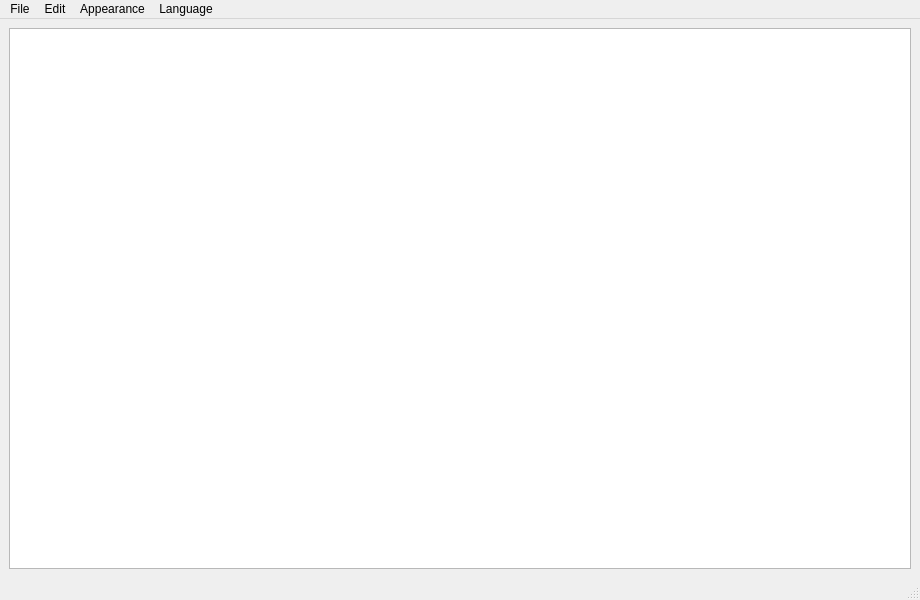
<?xml version="1.0" encoding="UTF-8"?>
<ui version="4.0">
 <class>MainWindow</class>
 <widget class="QMainWindow" name="MainWindow">
  <property name="geometry">
   <rect>
    <x>0</x>
    <y>0</y>
    <width>920</width>
    <height>600</height>
   </rect>
  </property>
  <property name="windowTitle">
   <string>MainWindow</string>
  </property>
  <widget class="QWidget" name="centralwidget">
   <layout class="QGridLayout" name="gridLayout">
    <item row="0" column="0">
     <widget class="QPlainTextEdit" name="plainTextEdit"/>
    </item>
   </layout>
  </widget>
  <widget class="QMenuBar" name="menubar">
   <property name="geometry">
    <rect>
     <x>0</x>
     <y>0</y>
     <width>920</width>
     <height>21</height>
    </rect>
   </property>
   <widget class="QMenu" name="menuFile">
    <property name="title">
     <string>File</string>
    </property>
    <addaction name="actionNew"/>
    <addaction name="actionOpen"/>
    <addaction name="separator"/>
    <addaction name="actionSave"/>
    <addaction name="actionSave_as"/>
    <addaction name="separator"/>
    <addaction name="actionPrint"/>
    <addaction name="separator"/>
    <addaction name="actionExport_PDF"/>
   </widget>
   <widget class="QMenu" name="menuEdit">
    <property name="title">
     <string>Edit</string>
    </property>
    <addaction name="actionUndo"/>
    <addaction name="actionRedo"/>
   </widget>
   <widget class="QMenu" name="menuAppearance">
    <property name="title">
     <string>Appearance</string>
    </property>
    <addaction name="actionSet_Dark_Mode"/>
    <addaction name="actionSet_Light_Mode"/>
    <addaction name="separator"/>
    <addaction name="actionChange_Font_Size"/>
   </widget>
   <widget class="QMenu" name="menuLanguage">
    <property name="title">
     <string>Language</string>
    </property>
    <addaction name="actionpt"/>
    <addaction name="actiones"/>
    <addaction name="actionfr"/>
    <addaction name="actionde"/>
    <addaction name="actionen"/>
    <addaction name="actionru"/>
   </widget>
   <addaction name="menuFile"/>
   <addaction name="menuEdit"/>
   <addaction name="menuAppearance"/>
   <addaction name="menuLanguage"/>
  </widget>
  <widget class="QStatusBar" name="statusbar"/>
  <action name="actionNew">
   <property name="text">
    <string>New</string>
   </property>
   <property name="shortcut">
    <string>Ctrl+N</string>
   </property>
  </action>
  <action name="actionOpen">
   <property name="text">
    <string>Open</string>
   </property>
   <property name="shortcut">
    <string>Ctrl+O</string>
   </property>
  </action>
  <action name="actionSave">
   <property name="text">
    <string>Save</string>
   </property>
   <property name="shortcut">
    <string>Ctrl+S</string>
   </property>
  </action>
  <action name="actionSave_as">
   <property name="text">
    <string>Save as</string>
   </property>
   <property name="shortcut">
    <string>Ctrl+Shift+S</string>
   </property>
  </action>
  <action name="actionUndo">
   <property name="text">
    <string>Undo</string>
   </property>
   <property name="shortcut">
    <string>Ctrl+Z</string>
   </property>
  </action>
  <action name="actionRedo">
   <property name="text">
    <string>Redo</string>
   </property>
   <property name="shortcut">
    <string>Ctrl+Y</string>
   </property>
  </action>
  <action name="actionSet_Dark_Mode">
   <property name="text">
    <string>Set Dark Mode</string>
   </property>
  </action>
  <action name="actionSet_Light_Mode">
   <property name="text">
    <string>Set Light Mode</string>
   </property>
  </action>
  <action name="actionChange_Font_Size">
   <property name="text">
    <string>Change Font Size</string>
   </property>
  </action>
  <action name="actionPrint">
   <property name="text">
    <string>Print</string>
   </property>
   <property name="shortcut">
    <string>Ctrl+P</string>
   </property>
  </action>
  <action name="actionExport_PDF">
   <property name="text">
    <string>Export PDF</string>
   </property>
  </action>
  <action name="actionpt">
   <property name="text">
    <string>pt</string>
   </property>
  </action>
  <action name="actiones">
   <property name="text">
    <string>es</string>
   </property>
  </action>
  <action name="actionfr">
   <property name="text">
    <string>fr</string>
   </property>
  </action>
  <action name="actionde">
   <property name="text">
    <string>de</string>
   </property>
  </action>
  <action name="actionen">
   <property name="text">
    <string>en</string>
   </property>
  </action>
  <action name="actionru">
   <property name="text">
    <string>ru</string>
   </property>
  </action>
 </widget>
 <resources/>
 <connections/>
</ui>
